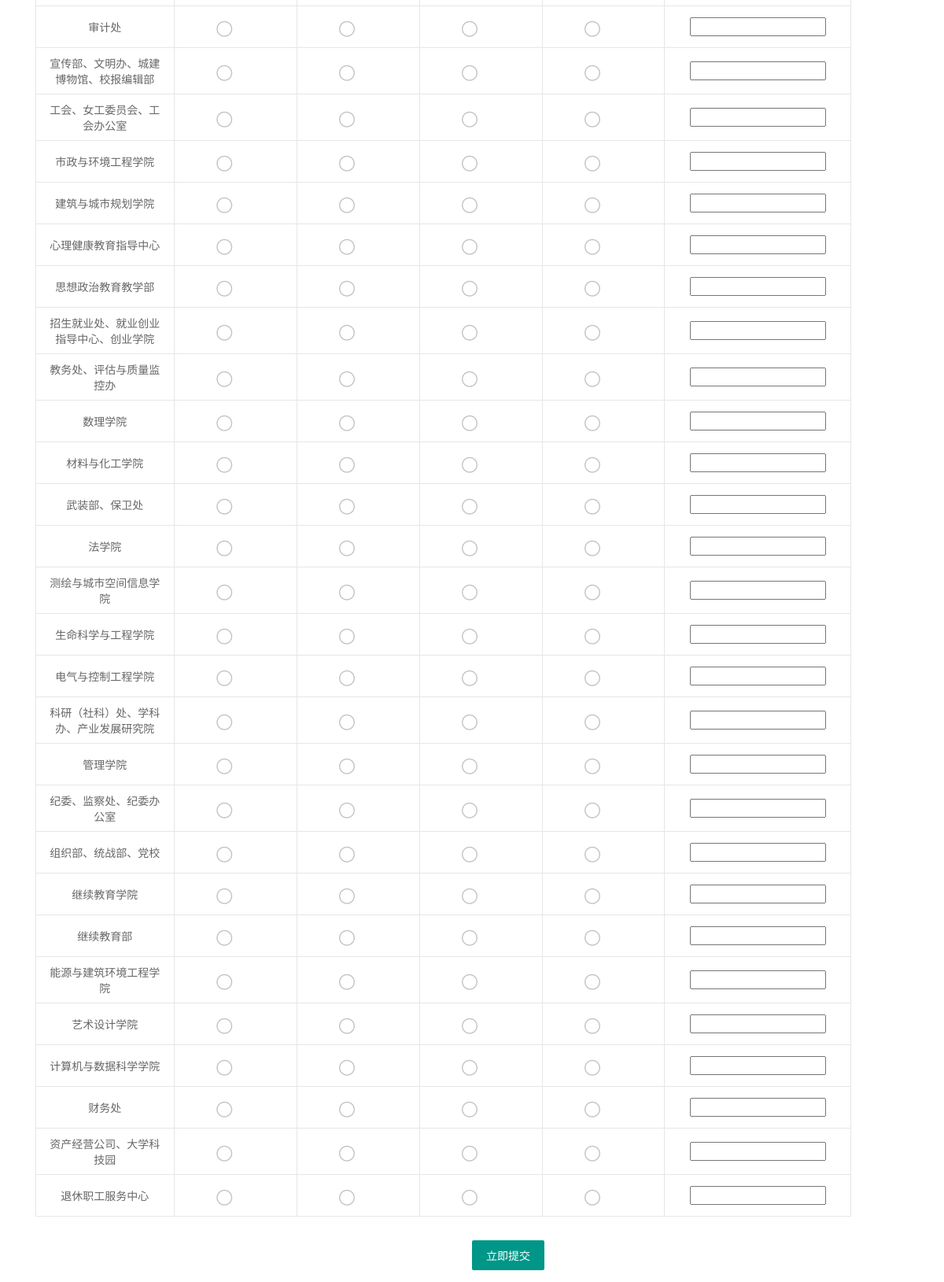
Before: /pages/admin/check/2-2018.php (lower part) with the older database file.
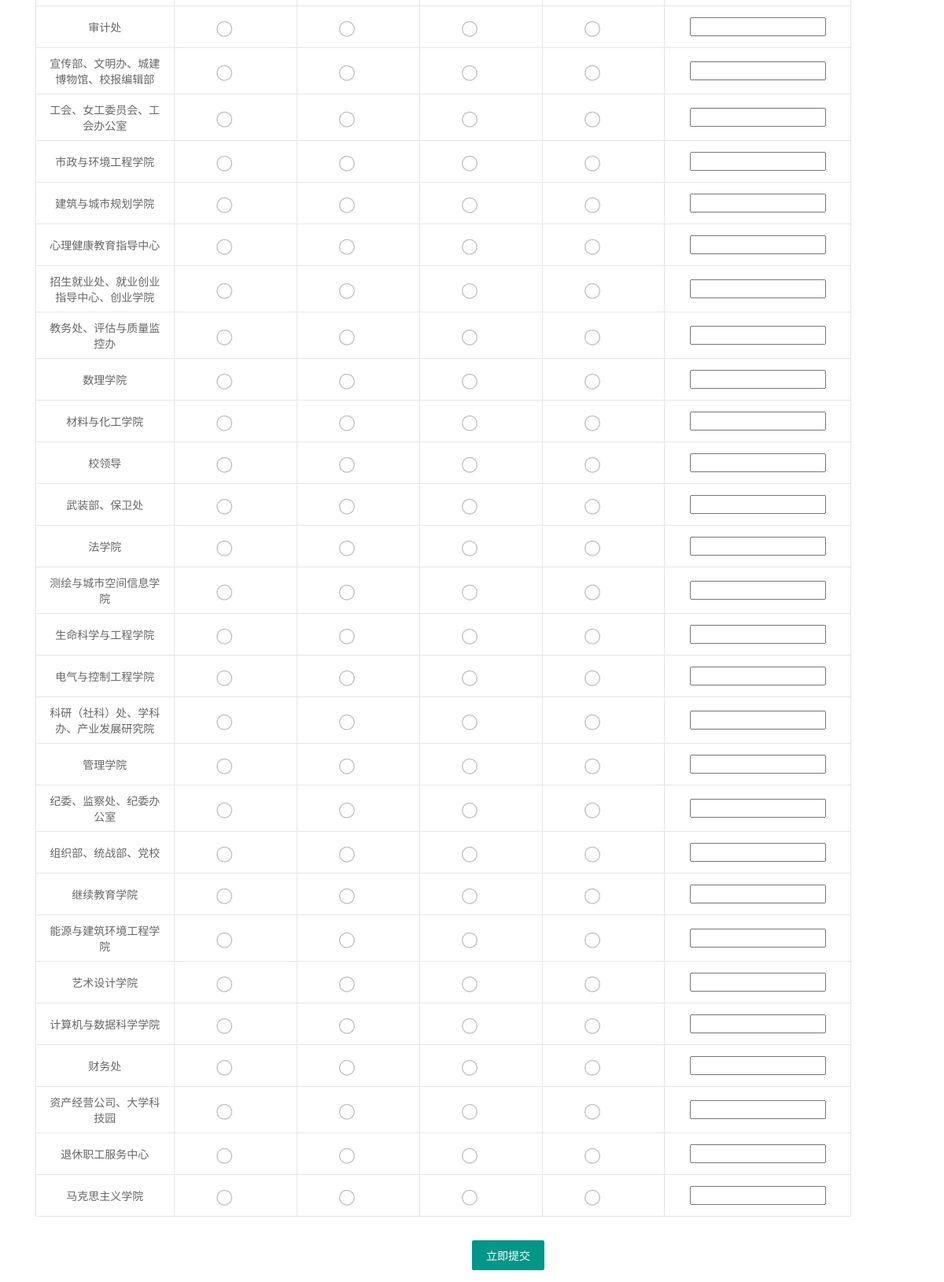
After: the same page with the newer database file.
### tables this page shows
CREATE TABLE `deptinfo` (
  `DeptID` int(11) NOT NULL AUTO_INCREMENT,
  `DeptName` varchar(50) NOT NULL,
  `DeptMemo` varchar(255) NOT NULL,
  `gbnumb` int(11) DEFAULT NULL,
  `jgnumb` int(11) DEFAULT NULL,
  `IsBanned` tinyint(1) DEFAULT NULL,
  PRIMARY KEY (`DeptID`) USING BTREE,
  KEY `DeptName` (`DeptName`) USING BTREE
);

### pages/admin/check/2-2018.php (the view, shortened to what this page needs)
<?php require_once('../../../Connections/connjxkh.php'); ?>
<!DOCTYPE html PUBLIC "-//W3C//DTD XHTML 1.0 Transitional//EN"
        "http://www.w3.org/TR/xhtml1/DTD/xhtml1-transitional.dtd">
<html xmlns="http://www.w3.org/1999/xhtml">
<head>
<link rel="stylesheet" href="../../../lib/layui245/css/layui.css"  media="all">
</head>
<body class="layui-main ">
<form class="layui-form">
<div class="layui-form">
<div class="layui-container">
<table class="layui-table">
    <colgroup>
      <col width="400">
      <col width="300">
      <col width="300">
      <col width="300">
      <col width="300">
      <col width="300">
      <col width="300">
      <col>
    </colgroup>
    <tbody align="center">
<?php
$sql = "SELECT DeptName DeptID FROM deptinfo";
$result =mysql_query($sql, $connjxkh);
 while($row=mysql_fetch_row($result)){
    foreach ($row as $DeptName){
		echo "<tr><td>".$DeptName."</td>";
    }
	foreach($row as $DeptID){
	echo "<td> <input name='".$DeptID."' type='radio' value='0'></td>";
		echo "<td> <input name='".$DeptID."' type='radio' value='0'></td>";
		echo "<td> <input name='".$DeptID."' type='radio' value='0'></td>";
		echo "<td> <input name='".$DeptID."' type='radio' value='0'></td>";
		echo "<td><input name='".$DeptID."' type='text' /></td></tr>";
	}
}
?></tbody></table></div>
<br>
	<div class="layui-form-item layui-col-xs-offset6"><a href="addquestion.php" class="layui-btn" ">立即提交</a></div>
</div>
</form>
</body>
</html>

Changed rows visible on the page:
removed deptinfo: DeptName "继续教育部"
added deptinfo: DeptName "校领导"
changed deptinfo: DeptName "思想政治教育教学部" → "马克思主义学院"; moves down the list
